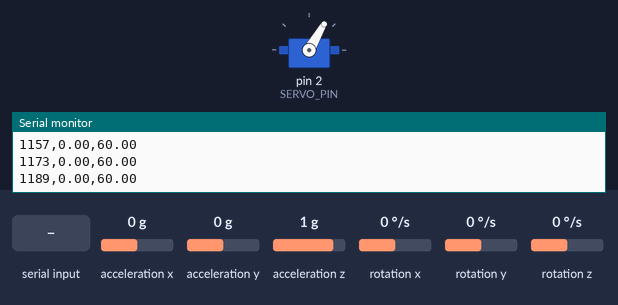
Bench run of a sketch on a simulated Arduino Uno, built with avr-gcc and run on an emulated ATmega328P. Parts: servo, the last lines printed to the serial monitor. The inputs (shaded band) are chosen by the test bench; at power-on: acceleration x 0 g, acceleration y 0 g, acceleration z 1 g, rotation x 0 °/s, rotation y 0 °/s, rotation z 0 °/s. Random numbers use the default seed unless the sketch sets one.

Above: at 1.2 s.
1.3 s: "a" received over Serial
At 5.7 s:
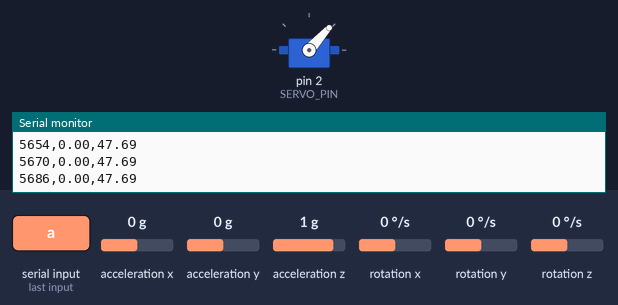
5.8 s: "s" received over Serial
7.3 s: "d" received over Serial
At 8.5 s:
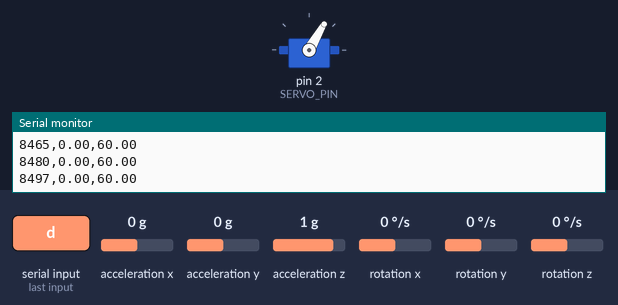
Timing chart, 0 to 10.3 s (numbered marks = the images above; inputs shaded):
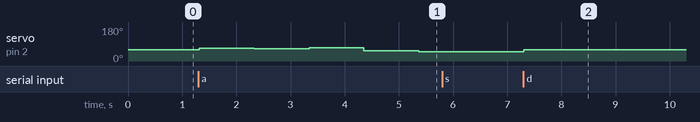

Measured:
- after the input at 1.3 s, servo on pin 2 (SERVO_PIN): 60° → 68° at once, → 65° 1.0 s later, → 70° 1.0 s later, → 55° 1.0 s later, … (5 changes in this stretch)
- after the input at 7.3 s, servo on pin 2 (SERVO_PIN): 48° → 60° at once

The sketch:

LeftEye_Spin.ino
```cpp
#include <Wire.h>
#include <MPU6050.h>
#include <MadgwickAHRS.h>
#include <Servo.h>

Madgwick filter;
MPU6050 mpu;
Servo leftServo;

const int SERVO_PIN = 2;
const unsigned long MOVEMENT_INTERVAL = 1000; // 1秒ごとに回転
const float INITIAL_ANGLE = 60.0;  // 左目の初期角度（60度）
const float ANGLE_RANGE = 15.0;    // 初期角度からの変動範囲（±15度）

// 回転の範囲を定義
const float MIN_ANGLE = INITIAL_ANGLE - ANGLE_RANGE;  // 45度
const float MAX_ANGLE = INITIAL_ANGLE + ANGLE_RANGE;  // 75度

float currentAngle = INITIAL_ANGLE;
float targetAngle = INITIAL_ANGLE;
bool rotating = false;
unsigned long lastMovementTime = 0;
float yaw = 0.0f;
unsigned long lastYawUpdateTime = 0;

// 乱数生成用の変数
const unsigned long RANDOM_SEED = 12345;  // 固定のシード値
unsigned long randomCallCount = 0;  // 乱数生成回数のカウンター

void setup() {
  Serial.begin(115200);

  // 固定のシードで乱数初期化
  randomSeed(RANDOM_SEED);

  // MPU6050の初期化
  Serial.println("Initializing MPU6050...");
  while(!mpu.begin(MPU6050_SCALE_2000DPS, MPU6050_RANGE_2G)) {
    Serial.println("Could not find MPU6050");
    delay(500);
  }
  Serial.println("MPU6050 initialized!");

  // ジャイロセンサーのキャリブレーション
  mpu.calibrateGyro();

  // Madgwickフィルターの初期化
  filter.begin(100);

  // サーボモーターの初期化と初期位置への移動
  leftServo.attach(SERVO_PIN);
  moveToInitialPosition();

  Serial.println("Initialization complete");
  Serial.println("Commands:");
  Serial.println("a: Start synchronized random movement");
  Serial.println("s: Stop movement");
  Serial.println("d: Return to initial position");
  Serial.println("Time(ms),Yaw,ServoAngle,RandomCount");
}

void loop() {
  if (Serial.available() > 0) {
    char input = Serial.read();
    if (input == 'a') {
      rotating = true;
      randomCallCount = 0;  // カウンターリセット
      Serial.println("Random movement started");
    } else if (input == 's') {
      rotating = false;
      Serial.println("Movement stopped");
    } else if (input == 'd') {
      moveToInitialPosition();
    }
  }

  unsigned long currentTime = millis();
  updateSensorData();

  if (currentTime - lastMovementTime >= MOVEMENT_INTERVAL && rotating) {
    // 新しいランダムな目標角度を設定
    generateNewTargetAngle();
    moveServoToTarget();
    lastMovementTime = currentTime;
  }

  printData();
  delay(10);
}

void generateNewTargetAngle() {
  // 乱数生成回数をインクリメント
  randomCallCount++;

  // ランダムな角度を生成（小数点以下2桁まで）
  float randomValue = random(4500, 7501) / 100.0;  // 45.00度から75.00度
  targetAngle = randomValue;

  // 範囲内に収める
  targetAngle = constrain(targetAngle, MIN_ANGLE, MAX_ANGLE);
}

void moveServoToTarget() {
  currentAngle = targetAngle;
  leftServo.write(round(currentAngle));
}

void updateSensorData() {
  Vector normAccel = mpu.readNormalizeAccel();
  Vector normGyro = mpu.readNormalizeGyro();

  filter.updateIMU(normGyro.XAxis, normGyro.YAxis, normGyro.ZAxis,
                   normAccel.XAxis, normAccel.YAxis, normAccel.ZAxis);

  unsigned long currentTime = millis();
  float deltaTime = (currentTime - lastYawUpdateTime) / 1000.0f;
  yaw += normGyro.ZAxis * deltaTime;

  lastYawUpdateTime = currentTime;
}

void moveToInitialPosition() {
  rotating = false;
  currentAngle = INITIAL_ANGLE;
  targetAngle = INITIAL_ANGLE;
  leftServo.write(round(INITIAL_ANGLE));
  Serial.println("Moving to initial position (60 degrees)");
}

void printData() {
  Serial.print(millis());
  Serial.print(",");
  Serial.print(yaw);
  Serial.print(",");
  Serial.println(currentAngle);
}
```
